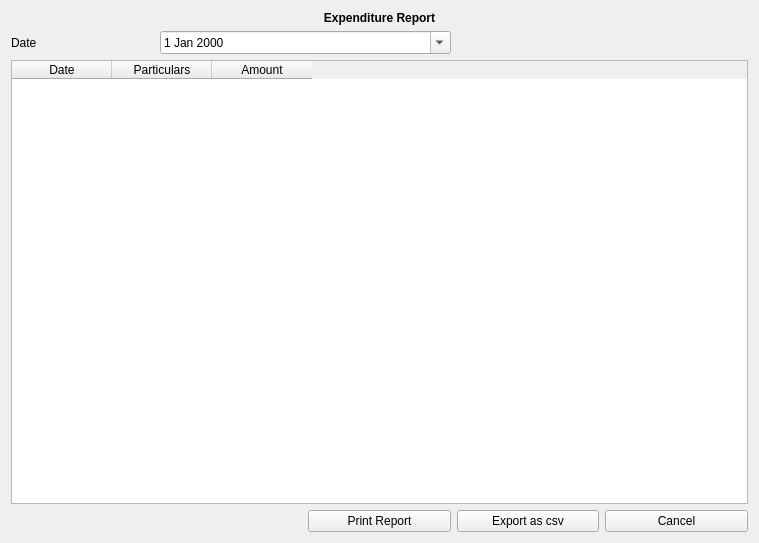
<?xml version="1.0" encoding="UTF-8"?>
<ui version="4.0">
 <class>Expenditure</class>
 <widget class="QWidget" name="Expenditure">
  <property name="geometry">
   <rect>
    <x>0</x>
    <y>0</y>
    <width>759</width>
    <height>543</height>
   </rect>
  </property>
  <property name="windowTitle">
   <string>Form</string>
  </property>
  <layout class="QHBoxLayout" name="horizontalLayout">
   <item>
    <layout class="QGridLayout" name="gridLayout">
     <item row="1" column="0">
      <widget class="QLabel" name="label_2">
       <property name="text">
        <string>Date</string>
       </property>
      </widget>
     </item>
     <item row="2" column="0" colspan="5">
      <widget class="QTableWidget" name="tableWidget">
       <column>
        <property name="text">
         <string>Date</string>
        </property>
       </column>
       <column>
        <property name="text">
         <string>Particulars</string>
        </property>
       </column>
       <column>
        <property name="text">
         <string>Amount</string>
        </property>
       </column>
      </widget>
     </item>
     <item row="3" column="3">
      <widget class="QPushButton" name="export_csv">
       <property name="text">
        <string>Export as csv</string>
       </property>
      </widget>
     </item>
     <item row="3" column="4">
      <widget class="QPushButton" name="cancel">
       <property name="text">
        <string>Cancel</string>
       </property>
      </widget>
     </item>
     <item row="3" column="2">
      <widget class="QPushButton" name="print">
       <property name="text">
        <string>Print Report</string>
       </property>
      </widget>
     </item>
     <item row="0" column="0" colspan="5">
      <widget class="QLabel" name="label">
       <property name="text">
        <string>&lt;html&gt;&lt;head/&gt;&lt;body&gt;&lt;p align=&quot;center&quot;&gt;&lt;span style=&quot; font-weight:600;&quot;&gt;Expenditure Report&lt;/span&gt;&lt;/p&gt;&lt;/body&gt;&lt;/html&gt;</string>
       </property>
      </widget>
     </item>
     <item row="1" column="1" colspan="2">
      <widget class="QDateEdit" name="dateEdit">
       <property name="calendarPopup">
        <bool>true</bool>
       </property>
      </widget>
     </item>
    </layout>
   </item>
  </layout>
 </widget>
 <resources/>
 <connections/>
</ui>
